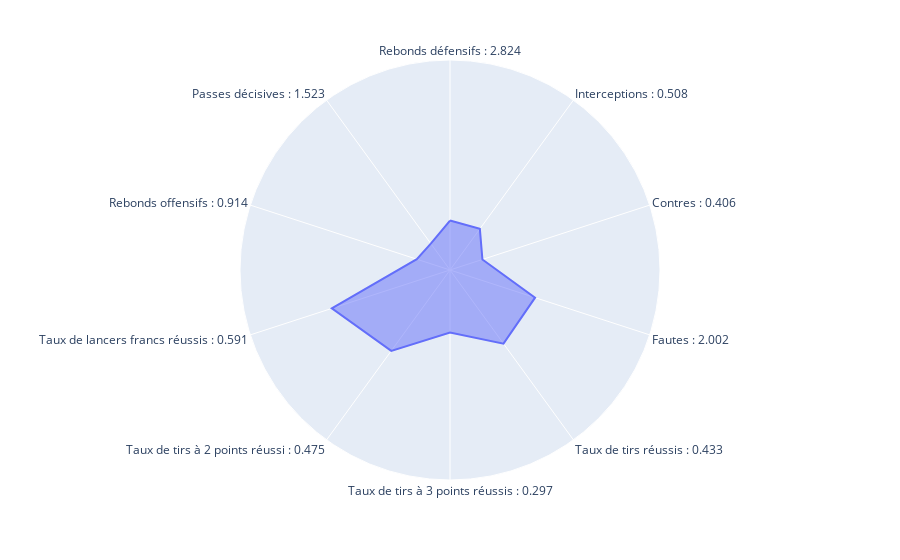

Here is the notebook cell this chart was saved with:
### Code cell
# Cellule Profil Ailier_fort
#Prétraitements généraux

data_playoffs = pd.read_csv('2021-2022 NBA Player Stats - Playoffs.csv',encoding="latin-1",sep=";")
data_playoffs=data_playoffs.dropna().loc[:,['Pos','DRB','STL','BLK','PF','FG%','3P%','2P%','FT%','ORB','AST']]

#Divisions des données en fonction des postes

pivot = data_playoffs.loc[data_playoffs['Pos'] == 'C']
arriere_de_tir = data_playoffs.loc[data_playoffs['Pos'] == 'SG']
meneur = data_playoffs.loc[data_playoffs['Pos'] == 'PG']
ailier_fort = data_playoffs.loc[data_playoffs['Pos'] == 'PF']
ailier = data_playoffs.loc[data_playoffs['Pos'] == 'SF']

#Calcul des moyennes pour chaque poste
meanspivot={}
meansarriere={}
meansmeneur={}
meansailierf={}
meansailier={}

tableau2=[pivot,arriere_de_tir,meneur,ailier_fort,ailier]
tableau1 = ['DRB','STL','BLK','PF','FG%','3P%','2P%','FT%','ORB','AST']

for i in tableau1:
    meanspivot[i]=str(pivot.loc[:,i].mean())[0:5]
    meansarriere[i]=str(arriere_de_tir.loc[:,i].mean())[0:5]
    meansmeneur[i]=str(meneur.loc[:,i].mean())[0:5]
    meansailierf[i]=str(ailier_fort.loc[:,i].mean())[0:5]
    meansailier[i]=str(ailier.loc[:,i].mean())[0:5]
    
#Normalisation des données

for j in tableau2:
    for i in tableau1:
        j[i]=(j[i]-data_playoffs[i].min())/(data_playoffs[i].max()-data_playoffs[i].min())

#Affichage du graphe

r=ailier_fort.select_dtypes(include=['number']).mean()
fig=px.line_polar(ailier_fort,r,theta=['Rebonds défensifs : ' + meansailierf['DRB'],'Interceptions : ' + meansailierf['STL'],'Contres : ' + meansailierf['BLK'],'Fautes : ' + meansailierf['PF'],'Taux de tirs réussis : ' + meansailierf['FG%'],'Taux de tirs à 3 points réussis : ' + meansailierf['3P%'],'Taux de tirs à 2 points réussi : ' + meansailierf['2P%'],'Taux de lancers francs réussis : ' + meansailierf['FT%'],'Rebonds offensifs : ' + meansailierf['ORB'],'Passes décisives : ' + meansailierf['AST']],line_close=True)
fig.update_traces(fill='toself')
fig.update_layout(
    polar=dict(
        radialaxis=dict(
            visible=False,
            range=[0, 1]
        )),
    showlegend=False,
)
fig.show()

### Figure 1 — Plotly figure (JSON) as saved in the notebook; plotly's stock layout.template omitted (floating-point values rounded to 4 significant figures)
{"data": [{"fill": "toself", "hovertemplate": "r=%{r}<br>theta=%{theta}<extra></extra>", "legendgroup": "", "line": {"color": "#636efa", "dash": "solid"}, "marker": {"symbol": "circle"}, "mode": "lines", "name": "", "r": [0.2353, 0.2419, 0.1624, 0.426, 0.4335, 0.2974, 0.4759, 0.5917, 0.1662, 0.1555, 0.2353], "showlegend": false, "subplot": "polar", "theta": ["Rebonds défensifs : 2.824", "Interceptions : 0.508", "Contres : 0.406", "Fautes : 2.002", "Taux de tirs réussis : 0.433", "Taux de tirs à 3 points réussis : 0.297", "Taux de tirs à 2 points réussi : 0.475", "Taux de lancers francs réussis : 0.591", "Rebonds offensifs : 0.914", "Passes décisives : 1.523", "Rebonds défensifs : 2.824"], "type": "scatterpolar"}], "layout": {"legend": {"tracegroupgap": 0}, "margin": {"t": 60}, "polar": {"angularaxis": {"direction": "clockwise", "rotation": 90}, "domain": {"x": [0, 1], "y": [0, 1]}, "radialaxis": {"range": [0, 1], "visible": false}}, "showlegend": false}}
